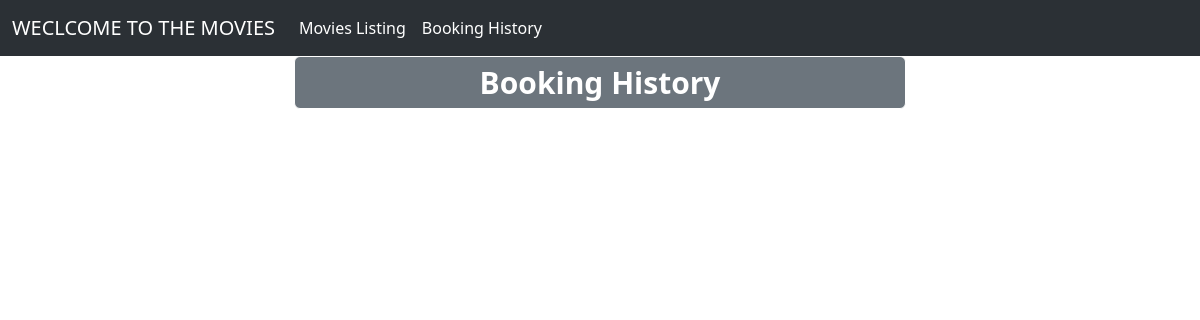
/booking/, run on an earlier commit of the app's database.
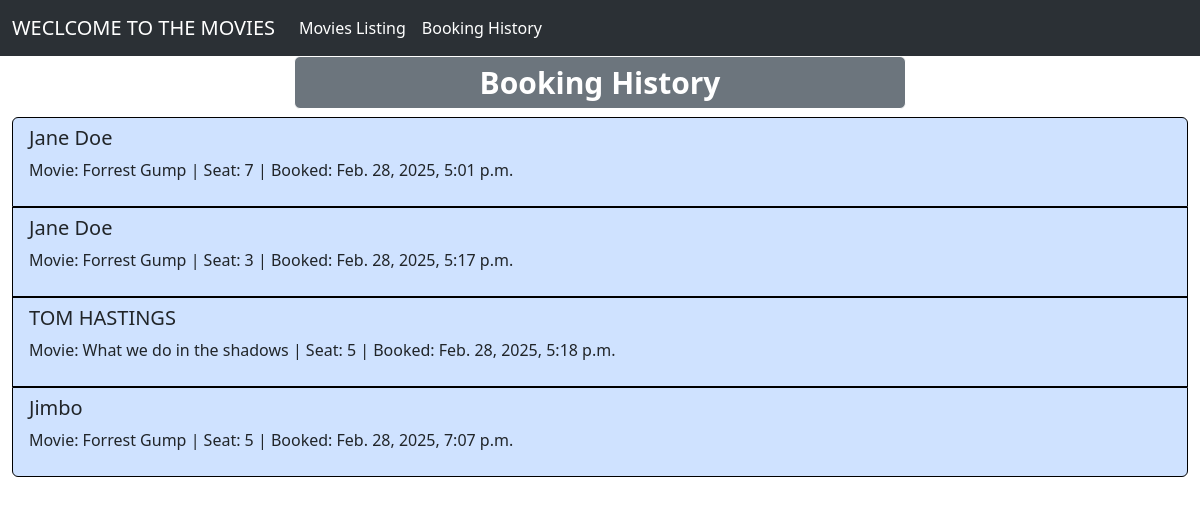
And on a later commit of the database.
### polls/models.py (models this page shows)
class Booking(models.Model):
    movie = models.ForeignKey(Movie, on_delete=models.CASCADE)
    seat = models.ForeignKey(Seat, on_delete=models.CASCADE)
    user = models.CharField(max_length=20)
    date = models.DateTimeField("date booked")

class Movie(models.Model):
    title = models.CharField(max_length=50)
    Description = models.CharField(max_length=200)
    date = models.IntegerField(default=0)
    duration = models.IntegerField(default=0)

class Seat(models.Model):
    seat_number = models.IntegerField(default=0)
    status = models.BooleanField(default=False)

### polls/views.py (the view)
# urls.py: path('booking/', views.BookingViewSet, name="bookings"),
def BookingViewSet(request):
    template = loader.get_template("bookings/booking_history.html")
    test = Booking.objects.all()
    context = {'booking': test}
    return render(request, "bookings/booking_history.html", context)

### polls/templates/bookings/booking_history.html (shortened to what this page needs)
{% extends "bookings/base.html" %}
{% block content %}
<h1>
    <div class="row">
        <div class="col-3"></div>
        <span class="badge text-bg-secondary col-6 border border-white">Booking History</span>
    </div>
</h1>
<div class="container-fluid">
    <ul class ="list-group">
        {% for x in booking %}
        <li class ="list-group-item bg-primary-subtle border border-black">
            <h5 >{{ x.user }} </h5 >
            <p>Movie: {{ x.movie.title }} | Seat: {{ x.seat.id }} | Booked: {{ x.date }}</p>
        </li >
        {% endfor %}
    </ul >
</div>
{% endblock content %}

### polls/templates/bookings/base.html (shortened to what this page needs)
<!DOCTYPE html>
<html>
    <head>
        <link href="https://cdn.jsdelivr.net/npm/bootstrap@5.3.3/dist/css/bootstrap.min.css" rel="stylesheet">
        <nav class="navbar navbar-expand-lg bg-body-tertiary" data-bs-theme="dark">
            <div class="container-fluid">
                <a class="navbar-brand" href="/">WECLCOME TO THE MOVIES</a>
                <div class="collapse navbar-collapse" id="navbarSupportedContent">
                <ul class="navbar-nav me-auto mb-2 mb-lg-0">
                    <li class="nav-item">
                    <a class="nav-link active" aria-current="page" href="{% url 'movies' %}">Movies Listing</a>
                    </li>
                    <li class="nav-item">
                    <a class="nav-link active" aria-current="page" href="{% url 'bookings' %}">Booking History</a>
                    </li>
                </ul>
                </div>
            </div>
        </nav>
    </head>
    <body>
    {% block content %}{% endblock content %}
    </body>
</html>

What changed in the data, as far as the page shows it:
added Booking: user "Jane Doe", movie "Forrest Gump", seat.id "7", date "Feb. 28, 2025, 5:01 p.m."
added Booking: user "Jane Doe", movie "Forrest Gump", seat.id "3", date "Feb. 28, 2025, 5:17 p.m."
added Booking: user "TOM HASTINGS", movie "What we do in the shadows", seat.id "5", date "Feb. 28, 2025, 5:18 p.m."
added Booking: user "Jimbo", movie "Forrest Gump", seat.id "5", date "Feb. 28, 2025, 7:07 p.m."
